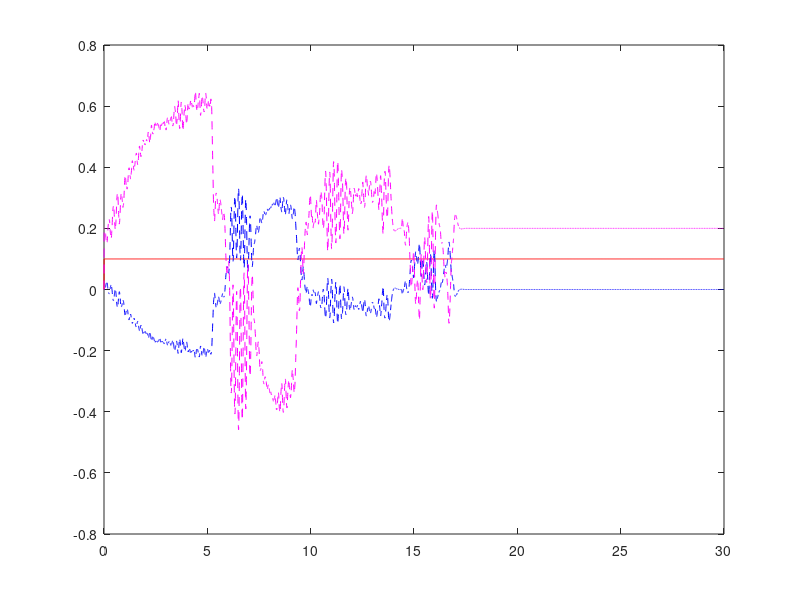
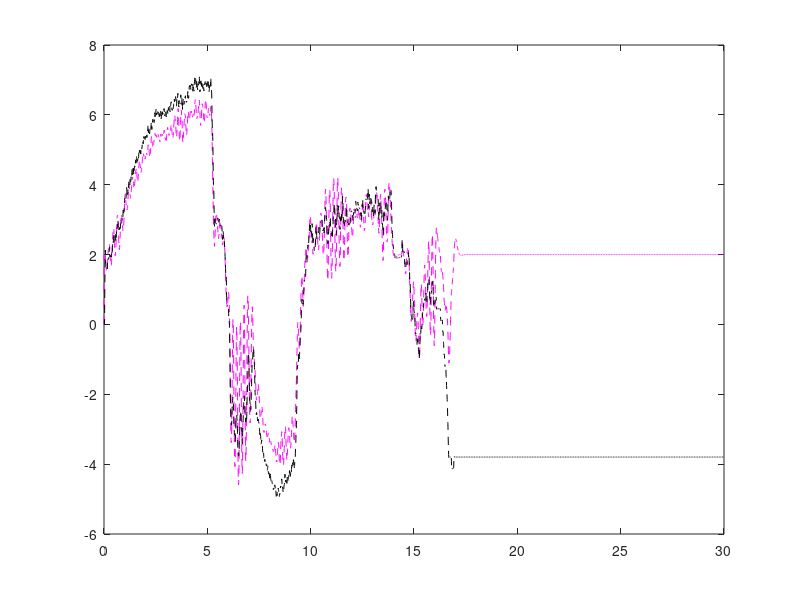

Write MATLAB code to recreate these figures, in order.
close all
clear all
clc

load tempo.dat
load omega_lf.dat
load omega_l.dat
load torque_lf.dat
load torque_d.dat
load theta_l.dat

d=6000;

figure
plot(5e-3*tempo(1:d),omega_l(1:d),'r')
hold on
plot(5e-3*tempo(1:d),omega_lf(1:d),'--b')
plot(5e-3*tempo(1:d),torque_d(1:d)/10,'--m')

figure
plot(5e-3*tempo(1:d),torque_d(1:d),'--m')
hold on
plot(5e-3*tempo(1:d),torque_lf(1:d),'--k')

% figure
% plot(5e-3*tempo(1:d),theta_l(1:d),'r')